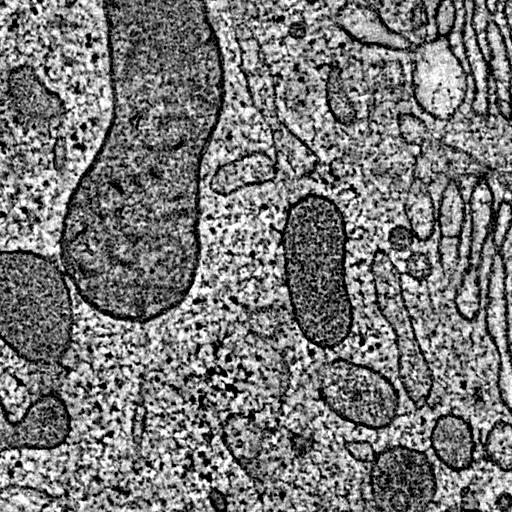
%> input picture original_images/cell1.jpg, 512 x 512 px
$ octave sok_project_1.m   (GNU Octave 9; MATLAB toolbox functions it lacks are replaced by stand-ins)
%> lines starting %> are read from the running program, lines starting %| are printed output that depends on the picture
%% Project 1: Point and Neighborhood Processing
% Name: Socheath Sok
% ID: 014470701
% Class: EE 483, T/Th 2:00 - 3:15 pm

%% Ch 4 Problem 2 & 3
% Create an uint8 image from a 0 to 255 vector.
% Apply y = (b/k)*k on an image where k = [64 32 16].
% Why are the results not the same as the original?

clc;clear;close all;

x = 0:255;                         % uint vector from 0 to 255
r = reshape(x, [16 16]);           % reshape x to 16x16
y = uint8(r);                      % convert r to uint8

figure;
subplot(2,4,1);imshow(y);title('original');

% uint8 arithmetic
subplot(2,4,2);imshow((y/64)*64);title('(y/64)*64');    % k = [64 32 16]; equation (im/k)*k
subplot(2,4,3);imshow((y/32)*32);title('(y/32)*32');
subplot(2,4,4);imshow((y/16)*16);title('(y/16)*16');

% Uniformly Quantized Images
subplot(2,4,6);imshow(ind2gray(grayslice(y,64), gray(64)));title('n = 64');
subplot(2,4,7);imshow(ind2gray(grayslice(y,32), gray(32)));title('n = 32');
subplot(2,4,8);imshow(ind2gray(grayslice(y,16), gray(16)));title('n = 16');

sgtitle('uint8 Arithmetic ([b/k]*k) vs Uniform Quantization (n-level)')
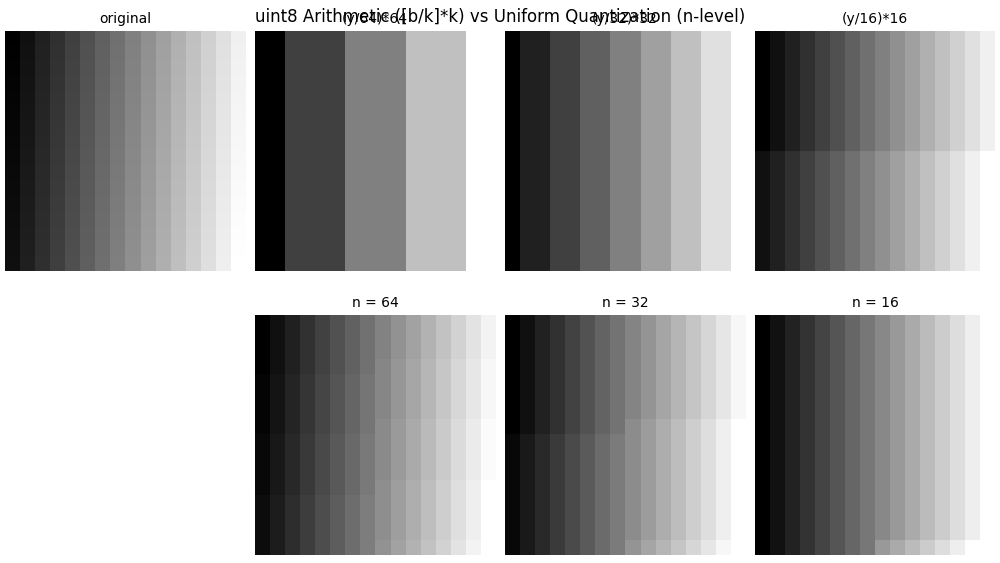
%> figure redrawn from the program's plot data, 7 panels
%%
% From the subplot, it is clear that each column in the image represents a grayscale value and applying uint8 arithmetic
% using differnt values of k created output images with different number of grayscales from the original.
% This is because, unlike the uniform quantization process where the grayscale range (0 to 255) is divided into equal
% portions with each made up of 64 pixel intensities and mapped to an integer value (0 to n-1), the number of
% grayscales for uint8 arithmetic is calculated differently. With the command (b/k)*k, the maximum graycale
% output is determine by the equation 255/v+1. Additionally, the result is rounded after performing uint8
% division to remove all fractional part, so it makes sense that there are less grayscales in the output images.
% As a result, applying uniform quatization procedure to an image will produce a similar
% image because each value of n is made up of 64 output grayscales. With regard to the uint8 arithmetic,
% the images generated depends on the value of k and for k = [64 32 16],
% the output grayscales are [5 9 17].

%% Ch 5 Problem 6,7,8
% Apply averaging filters on a detailed image to determine the smallest sized filter
% which the fined detail cannot be seen.
% Apply Gaussian flters with given parameters until fine details disappear.
% Compare the results
%%
% Testing Averaging Filters
clc;clear;close all;
imshow('cell1.jpg'); impixelinfo;
x = imread('cell1.jpg');
%> x is the input picture: size 512x512 uint8; min 0, max 255, mean 119.9

% Applying averaging filers from 6x6 to 14x14
I = (6:14);
for k = 1: length(I)
    z = I(k);
    f1 = fspecial('average',[z,z]);
    figure(1);
    subplot(3,3,k)
    imshow(imfilter(x,f1));
    title(strcat(num2str(I(k)),'x',strcat(num2str(I(k)))));
    sgtitle('Averaging Filters')
end
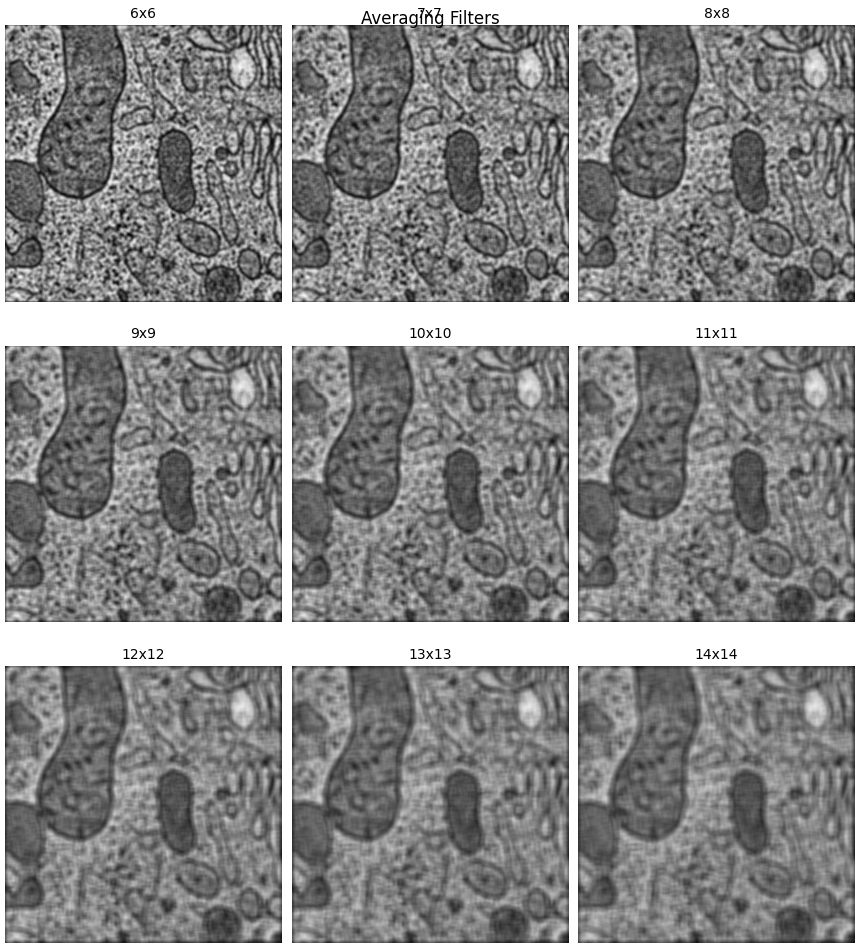
%> figure redrawn from the program's plot data, 9 panels

%%
% side-by-side comparison
 figure(2);
 x = imread('cell1.jpg');
 subplot(1,2,1);imshow(x); title('original');
 subplot(1,2,2); imshow(imfilter(x,fspecial('average',[10,10]))); title('10x10 averaging filter');

%%
% Testing all Gaussian filters parameters
clc;clear;close all;
imshow('cell1.jpg'); impixelinfo;
x = imread('cell1.jpg');

f3 = [0.5 1 2]; f7 = [1 3 6];
f11 = [1 4 8]; f21 =  [1 5 10];
for k = 1:length(f3)
    a = f3(k); b = f7(k); c = f11(k); d = f21(k);
    f_3 = fspecial('gaussian',[3,3],a);
    f_7 = fspecial('gaussian',[7,7],b);
    f_11 = fspecial('gaussian',[11,11],c);
    f_21 = fspecial('gaussian',[21,21],d);
    figure(1); sgtitle('3x3 Gaussian Filters')
    subplot(1,3,k);  imshow(imfilter(x,f_3));title(strcat(num2str(a)));
    figure(2);sgtitle('7x7 Gaussian Filters')
    subplot(1,3,k);  imshow(imfilter(x,f_7));title(strcat(num2str(b)));
    figure(3);sgtitle('11x11 Gaussian Filters')
    subplot(1,3,k);  imshow(imfilter(x,f_7));title(strcat(num2str(c)));
    figure(4);sgtitle('21x21 Gaussian Filters')
    subplot(1,3,k);  imshow(imfilter(x,f_7));title(strcat(num2str(d)));
end
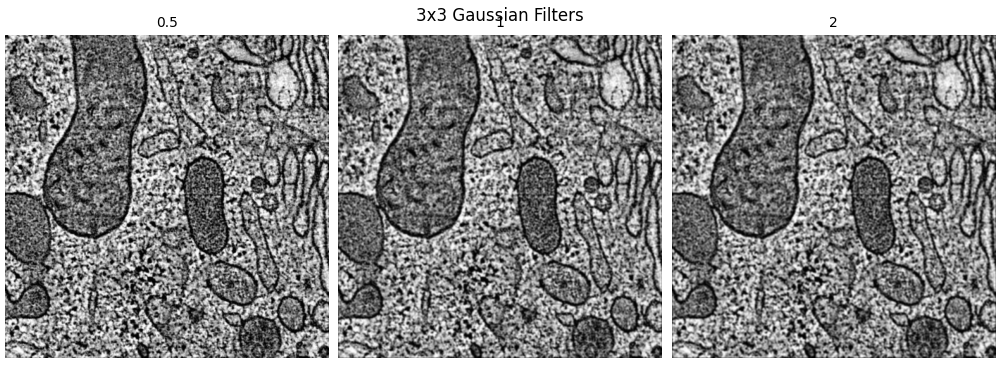
%> figure redrawn from the program's plot data, 3 panels
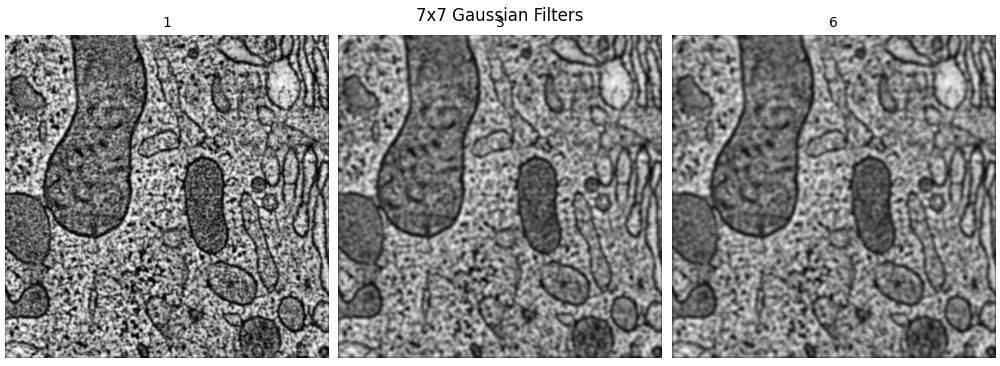
%> figure redrawn from the program's plot data, 3 panels
%%
% Side-by-side comparisons
x = imread('cell1.jpg');
a = (fspecial('gaussian',[7,7],3));
b = (fspecial('gaussian',[11,11],4));
c = (fspecial('gaussian',[21,21],5));
figure;
subplot(2,2,1); imshow(x); title('Original')
subplot(2,2,2); imshow(imfilter(x,a)); title('7x7 sigma 3')
subplot(2,2,3); imshow(imfilter(x,b)); title('11x11 sigma 4')
subplot(2,2,4); imshow(imfilter(x,c)); title('21x21 sigma 5')

%%
% For the averaging fitler, fine details cannot be seen with 10x10 averaging filter.
% With the given 3x3 Gaussian filter parameters, fine details can be seen in all three images.
% As for 7x7, 11x11, and 21x21 fitlers, fine details cannot be seen starting at sigma 3, 4 and 5, respectively.
% For easy viewing, side-by-side comparisons between the original and
% smallest desired filter for both types are set up under each test.
% In terms of observation, with the fine details image selected, both averaging and gaussian filters
% are used to reduce the amount of noise and details. As the filter size for averaging
% filter increases, the image becomes more and more blurry. However, this
% blurry effect is a lot less noticeable with the guassian filter because
% instead of taking the mean of the neighbors around each pixel, this filter
% blur the image using the guassian function. Futhermore, the area of blur
% after the gaussian filter seem to be proportional to the standard deviation.

%% Ch 5 Problem 10
% Apply different Laplacian filters to two images to determine which
% produce the best edge image.

clc;clear;close all;
c = imread('cameraman.png');
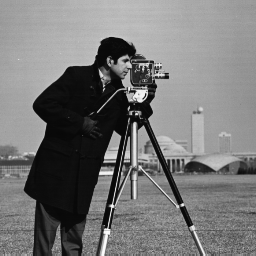
%> input picture Extra fcns/cameraman.png, 256 x 256 px
%> c is the input picture: size 256x256 uint8; min 7, max 253, mean 118.7
r = imread('engineer.png');
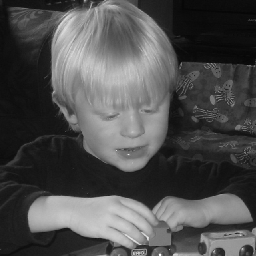
%> input picture original_images/engineer.png, 256 x 256 px
%> r is the input picture: size 256x256 uint8; min 6, max 252, mean 78.5
f0 = fspecial('laplacian',0);f1 = fspecial('laplacian',1);           % 3x3 laplacian filter wit h different alpha values
figure(1); sgtitle('laplacian filters');
subplot(2,4,1);imshow(c); title('original');
subplot(2,4,2);imshow(imfilter(c,f0)); title('a = 0');                                  % alpha min
subplot(2,4,3);imshow(imfilter(c,f1)); title('a = 1');                                  % alpha max
subplot(2,4,4);imshow(imfilter(c,fspecial('log',[3,3]))); title('log');                 % laplacian of gaussian
subplot(2,4,5);imshow(r); title('original');
subplot(2,4,6);imshow(imfilter(r,f0)); title('a = 0');
subplot(2,4,7);imshow(imfilter(r,f1)); title('a = 1');
subplot(2,4,8);imshow(imfilter(r,fspecial('log',[3,3]))); title('log');
%> after `imshow(imfilter(r,fspecial('log',[3,3])))`:
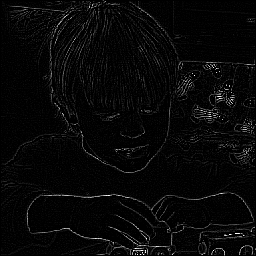
%> displayed picture: size 256x256, on the screen's scale of 0 to 255; min 0, max 255, mean 7.9
%%
% In the cameraman image, the edges can easily be picked up by
% the laplacian filter at both the minimum and maximum alpha values.
% However, when the same filters are applied to the engineer image, the
% edges are harder to pick up, and the results show that the alpha value does affect the
% quality of edge detection with a lower value (a = 0) performing better than a higher one (a = 1).
% Even though a laplacian filter can be used by itself to detect the
% edges, the quality of detection can often be improved with additional image
% processing techniques. In this two cases, gaussian filters can be used to
% smooth out the images first before applying the laplacian filters.
% Looking at the images side-by-side, the laplacian of gaussian (log)
% filter is clearly better in detecting the edges. In the cases where values
% are outside the range [0 255], scaling operation in the form
% on a linear transformation is needed to force all values back into the
% displayable range.

%% Ch 5 Problem 19
% Apply an unsharp mask filter after a 3x3 averaging filter.
% Can this be used to reverse the blurring effects?

clc;clear;close all;
x = imread('cell1.jpg');
f1 = fspecial('average',[3,3]);
f2 = fspecial('unsharp');               % default a = 0.2
y = imfilter(x,f1);
subplot(1,3,1); imshow(x);  title('original');
subplot(1,3,2); imshow(y);  title('average');
subplot(1,3,3); imshow(imfilter(y,f2));title('unsharp');
%%
% From the result, the sharpness of an image from the unsharp filter seem
% to be better than both the original and the one generated with the blurring effect.
% However, by applying a 3x3 averaging filter, some information such as noise and minor details
% is removed permanently to smooth out or blur the image.
% As such, with the 3x3 unsharp mask filter, the image along with the remaining information
% is simply sharpened to counteract the blurring filter. Moreover, the quality of sharpness depends on the alpha value
% with lower one being sharper, but regardless of the parameter, the lost details cannot not be recovered.
